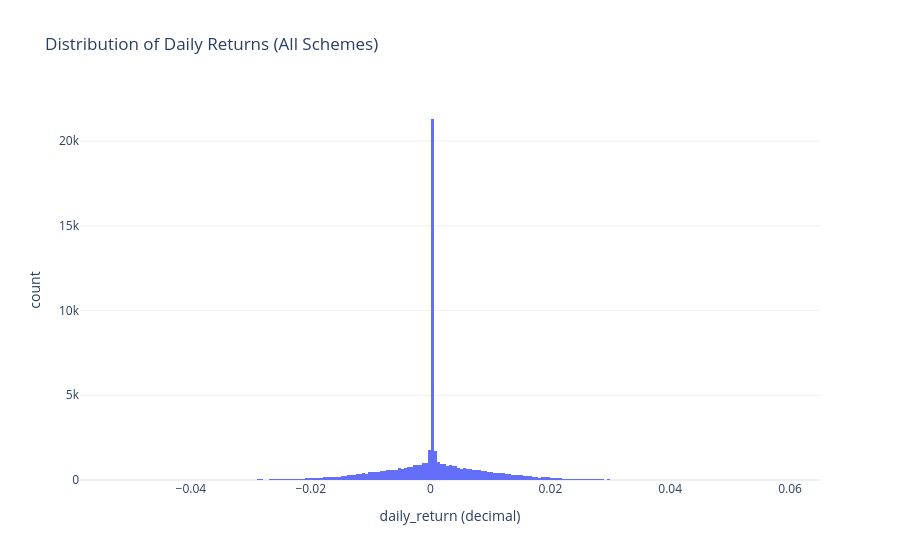

Source (notebook cell):
### Code cell
# Histogram (all schemes)
fig = px.histogram(
    daily_returns_df,
    x='daily_return',
    nbins=250,
    title='Distribution of Daily Returns (All Schemes)',
    labels={'daily_return': 'daily_return (decimal)'}
)
fig.update_layout(template='plotly_white')
fig.show()

### Figure 1 — Plotly figure (JSON) as saved in the notebook; plotly's stock layout.template omitted (floating-point values rounded to 4 significant figures; data arrays with more than 128 entries replaced by an {"elided": "..."} marker saying what was removed)
{"data": [{"bingroup": "x", "hovertemplate": "daily_return (decimal)=%{x}<br>count=%{y}<extra></extra>", "legendgroup": "", "marker": {"color": "#636efa", "pattern": {"shape": ""}}, "name": "", "nbinsx": 250, "orientation": "v", "showlegend": false, "type": "histogram", "x": {"elided": "64280 float values"}, "xaxis": "x", "yaxis": "y"}], "layout": {"barmode": "relative", "legend": {"tracegroupgap": 0}, "title": {"text": "Distribution of Daily Returns (All Schemes)"}, "xaxis": {"anchor": "y", "domain": [0, 1], "title": {"text": "daily_return (decimal)"}}, "yaxis": {"anchor": "x", "domain": [0, 1], "title": {"text": "count"}}}}
